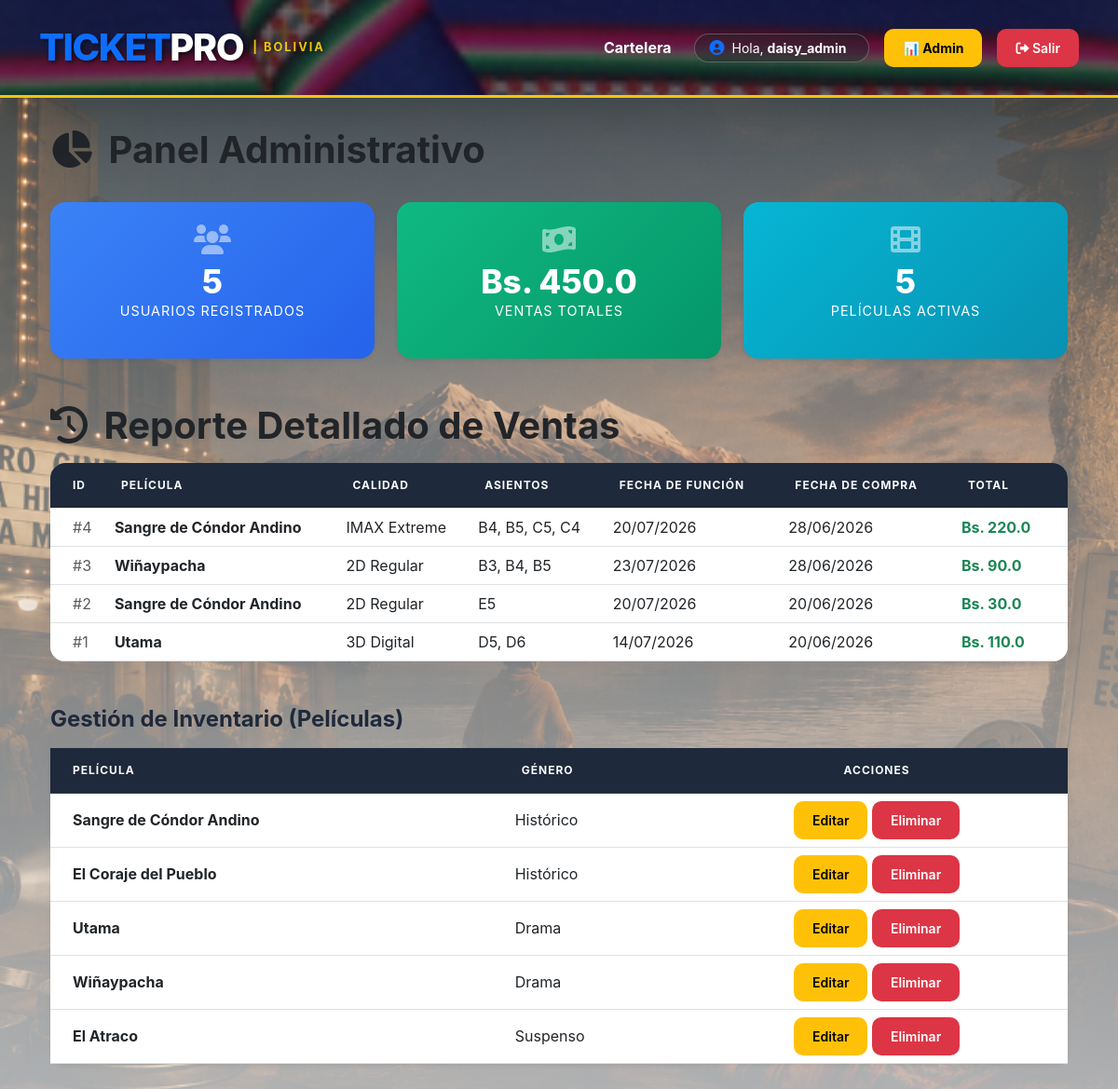
The app's page /admin/dashboard (signed in) with its own data.
### app/models.py (models this page shows, shortened)
class User(db.Model, UserMixin):
    id = db.Column(db.Integer, primary_key=True)
    username = db.Column(db.String(50), unique=True, nullable=False)
    password_hash = db.Column(db.String(128), nullable=False)
    role_id = db.Column(db.Integer, db.ForeignKey('role.id'), nullable=False)
    boletos = db.relationship('Boleto', backref='cliente', lazy=True)

class Boleto(db.Model):
    id = db.Column(db.Integer, primary_key=True)
    fecha_compra = db.Column(db.DateTime, default=datetime.utcnow)
    cantidad = db.Column(db.Integer, default=1)
    total = db.Column(db.Float, nullable=False)
    asiento = db.Column(db.String(10)) # Ejemplo: A-12
    calidad = db.Column(db.String(20)) # Ejemplo: 3D, IMAX
    user_id = db.Column(db.Integer, db.ForeignKey('user.id'), nullable=False)
    funcion_id = db.Column(db.Integer, db.ForeignKey('funcion.id'), nullable=False)

class Pelicula(db.Model):
    id = db.Column(db.Integer, primary_key=True)
    titulo = db.Column(db.String(100), nullable=False)
    sinopsis = db.Column(db.Text)
    duracion = db.Column(db.Integer)
    imagen_url = db.Column(db.String(500))
    genero_id = db.Column(db.Integer, db.ForeignKey('genero.id'), nullable=False)
    funciones = db.relationship('Funcion', backref='pelicula', lazy=True)

class Funcion(db.Model):
    id = db.Column(db.Integer, primary_key=True)
    horario = db.Column(db.DateTime, nullable=False)
    precio = db.Column(db.Float, nullable=False)
    pelicula_id = db.Column(db.Integer, db.ForeignKey('pelicula.id'), nullable=False)
    sala_id = db.Column(db.Integer, db.ForeignKey('sala.id'), nullable=False)
    boletos = db.relationship('Boleto', backref='funcion', lazy=True)

class Genero(db.Model):
    id = db.Column(db.Integer, primary_key=True)
    nombre = db.Column(db.String(50), unique=True, nullable=False)
    peliculas = db.relationship('Pelicula', backref='genero', lazy=True)

### app/admin/routes.py (the view)
@admin_bp.route('/dashboard')
@login_required
def dashboard():
    if current_user.role.nombre != 'Admin':
        abort(403)
    total_ventas = db.session.query(func.sum(Boleto.total)).scalar() or 0
    total_usuarios = User.query.count()
    total_peliculas = Pelicula.query.count()
    ultimas_ventas = Boleto.query.order_by(Boleto.fecha_compra.desc()).limit(5).all()
    todas_las_pelis = Pelicula.query.all()
    return render_template('admin/dashboard.html',
                           ventas=total_ventas,
                           users=total_usuarios,
                           pelis=total_peliculas,
                           recientes=ultimas_ventas,
                           peliculas_all=todas_las_pelis) # Pasamos la lista aquí

### app/templates/admin/dashboard.html (shortened to what this page needs)
{% extends 'base.html' %}
{% block content %}
<div class="container pb-5">
    <div class="d-flex align-items-center mb-4">
        <h2 class="fw-bolder text-dark display-6">
            <i class="fas fa-chart-pie me-2"></i>
            Panel Administrativo
        </h2>
    </div>
    <div class="row g-4 text-center">
        <div class="col-md-4">
            <div class="card card-stat bg-gradient-blue shadow-sm">
                <div class="card-body py-4">
                    <i class="fas fa-users fa-2x mb-2 opacity-50"></i>
                    <h3>{{ users }}</h3>
                    <p>Usuarios Registrados</p>
                </div>
            </div>
        </div>
        <div class="col-md-4">
            <div class="card card-stat bg-gradient-green shadow-sm">
                <div class="card-body py-4">
                    <i class="fas fa-money-bill-wave fa-2x mb-2 opacity-50"></i>
                    <h3>Bs. {{ ventas }}</h3>
                    <p>Ventas Totales</p>
                </div>
            </div>
        </div>
        <div class="col-md-4">
            <div class="card card-stat bg-gradient-cyan shadow-sm">
                <div class="card-body py-4">
                    <i class="fas fa-film fa-2x mb-2 opacity-50"></i>
                    <h3>{{ pelis }}</h3>
                    <p>Películas Activas</p>
                </div>
            </div>
        </div>
    </div>
    <h4 class="mt-5 mb-3 fw-bolder text-dark display-6">
        <i class="fas fa-history me-2"></i>
        Reporte Detallado de Ventas
    </h4>
    <div class="table-container">
        <table class="table table-hover align-middle mb-0">
            <thead>
                <tr>
                    <th class="ps-4">ID</th>
                    <th>Película</th>
                    <th>Calidad</th>
                    <th>Asientos</th>
                    <th>Fecha de Función</th>
                    <th>Fecha de Compra</th>
                    <th class="pe-4">Total</th>
                </tr>
            </thead>
            <tbody>
                {% for r in recientes %}
                <tr>
                    <td class="ps-4 text-muted">#{{ r.id }}</td>
                    <td><span class="fw-bold text-dark">{{ r.funcion.pelicula.titulo }}</span></td>
                    <td><span class="text-dark">{{ r.calidad }}</span></td>
                    <td class="text-dark">{{ r.asiento if r.asiento else 'S/A' }}</td>
                    <td>{{ r.funcion.horario.strftime('%d/%m/%Y') }}</td>
                    <td>{{ r.fecha_compra.strftime('%d/%m/%Y') }}</td>
                    <td class="pe-4 fw-bold text-success">Bs. {{ r.total }}</td>
                </tr>
                {% endfor %}
            </tbody>
        </table>
    </div>
    <h4 class="mt-5 mb-3 fw-bold">Gestión de Inventario (Películas)</h4>
    <div class="card shadow-sm border-0">
        <table class="table table-hover align-middle mb-0">
            <thead class="table-dark">
                <tr>
                    <th class="ps-4">Película</th>
                    <th>Género</th>
                    <th class="text-center">Acciones</th>
                </tr>
            </thead>
            <tbody>
                {% for p in peliculas_all %}
                <tr>
                    <td class="ps-4 fw-bold">{{ p.titulo }}</td>
                    <td>{{ p.genero.nombre }}</td>
                    <td class="text-center">
                        <a href="{{ url_for('admin.edit_movie', id=p.id) }}" class="btn btn-sm btn-warning">Editar</a>
                        <a href="{{ url_for('admin.delete_movie', id=p.id) }}" class="btn btn-sm btn-danger" onclick="return confirm('¿Seguro?')">Eliminar</a>
                    </td>
                </tr>
                {% endfor %}
            </tbody>
        </table>
    </div>
</div>
{% endblock %}

### app/templates/base.html (shortened to what this page needs)
<!DOCTYPE html>
<html lang="es">
<head>
    <link href="https://cdn.jsdelivr.net/npm/bootstrap@5.3.0/dist/css/bootstrap.min.css" rel="stylesheet">
    <link rel="stylesheet" href="https://cdnjs.cloudflare.com/ajax/libs/font-awesome/6.0.0/css/all.min.css">
    <link rel="stylesheet" href="{{ url_for('static', filename='css/style.css') }}">
</head>
<body>
    <nav class="navbar navbar-expand-lg navbar-dark shadow-lg navbar-awayo">
        <div class="container">
            <a class="navbar-brand titulo-gigante d-flex align-items-center" href="/">
                <span class="text-primary">TICKET</span><span class="text-white">PRO</span>
                <span class="text-bolivia-label d-none d-md-inline">| BOLIVIA</span>
            </a>
            <div class="collapse navbar-collapse" id="navbarNav">
                <div class="navbar-nav ms-auto gap-3 align-items-center">
                    <a class="nav-link text-white fw-bold" href="{{ url_for('movie.index') }}">Cartelera</a>
                    {% if current_user.is_authenticated %}
                        <div class="d-flex align-items-center bg-dark bg-opacity-50 rounded-pill px-3 py-1 border border-light border-opacity-25">
                            <i class="fas fa-user-circle text-primary me-2"></i>
                            <span class="text-white small me-2">Hola, <strong>{{ current_user.username }}</strong></span>
                        </div>
                        {% if current_user.role.nombre == 'Admin' %}
                            <a class="btn btn-warning btn-sm fw-bold" href="{{ url_for('admin.dashboard') }}">📊 Admin</a>
                        {% endif %}
                        <a class="btn btn-danger btn-sm" href="{{ url_for('auth.logout') }}">
                            <i class="fas fa-sign-out-alt"></i> Salir
                        </a>
                    {% else %}
                        <a class="btn btn-outline-light btn-sm px-4" href="{{ url_for('auth.login') }}">Ingresar</a>
                        <a class="btn btn-primary btn-sm px-4" href="{{ url_for('auth.register') }}">Registrarse</a>
                    {% endif %}
                </div>
            </div>
        </div>
    </nav>
    <div class="container mt-4">
        <main class="py-2">
            {% block content %}{% endblock %}
        </main>
    </div>
</body>
</html>

### app/static/css/style.css (style rules this page uses)
:root { --cine-azul: #007bff; --cine-oscuro: #0f172a; --cine-fondo: #f1f5f9; --cine-verde: #10b981; --bolivia-amarillo: #f1c40f; }
.navbar-awayo { background-image: linear-gradient(rgba(0, 0, 0, 0.6), rgba(0, 0, 0, 0.6)), url('/static/img/awayo2.png'); background-size: cover; background-position: center; border-bottom: 3px solid var(--bolivia-amarillo); padding: 1rem 0; box-shadow: 0 4px 15px rgba(0,0,0,0.3); }
.titulo-gigante { font-size: 2.5rem; font-weight: 800; letter-spacing: -1.5px; text-transform: uppercase; text-shadow: 2px 2px 4px rgba(0,0,0,0.5); }
.text-bolivia-label { color: var(--bolivia-amarillo); font-weight: bold; letter-spacing: 2px; font-size: 0.8rem; margin-left: 10px; }
.card { background-color: rgba(255, 255, 255, 0.95); backdrop-filter: blur(5px); border: 1px solid rgba(255, 255, 255, 0.3); border-radius: 15px; transition: transform 0.3s ease, box-shadow 0.3s ease; }
.btn { border-radius: 10px; font-weight: 600; padding: 10px 20px; transition: all 0.3s ease; border: none; }
.card-stat { border: none; border-radius: 16px; color: white; }
.card-stat h3 { font-size: 2.2rem; font-weight: 800; margin-bottom: 0; }
.card-stat p { font-size: 0.9rem; text-transform: uppercase; letter-spacing: 1px; }
.bg-gradient-blue { background: linear-gradient(135deg, #3b82f6 0%, #2563eb 100%); }
.bg-gradient-green { background: linear-gradient(135deg, #10b981 0%, #059669 100%); }
.bg-gradient-cyan { background: linear-gradient(135deg, #06b6d4 0%, #0891b2 100%); }
.table-container { background: rgba(255, 255, 255, 0.95); border-radius: 16px; overflow: hidden; box-shadow: 0 4px 15px rgba(27, 20, 87, 0.05); }
.table thead th { background-color: #1e293b; color: #f8fafc; text-transform: uppercase; font-size: 0.75rem; font-weight: 700; letter-spacing: 1px; padding: 15px; }
body { background: linear-gradient(rgba(240, 242, 245, 0.26), rgba(240, 242, 245, 0.732)), url('../img/mi_imagen.png'); background-size: cover; background-position: top; background-attachment: fixed; font-family: 'Inter', sans-serif; color: #1e293b; }

### records on screen
User: username "daisy_admin"
Boleto: id "4", funcion.pelicula.titulo "Sangre de Cóndor Andino", calidad "IMAX Extreme", asiento "B4, B5, C5, C4", funcion.horario "20/07/2026", fecha_compra "28/06/2026", total "220.0"
Boleto: id "3", funcion.pelicula.titulo "Wiñaypacha", calidad "2D Regular", asiento "B3, B4, B5", funcion.horario "23/07/2026", fecha_compra "28/06/2026", total "90.0"
Boleto: id "2", funcion.pelicula.titulo "Sangre de Cóndor Andino", calidad "2D Regular", asiento "E5", funcion.horario "20/07/2026", fecha_compra "20/06/2026", total "30.0"
Boleto: id "1", funcion.pelicula.titulo "Utama", calidad "3D Digital", asiento "D5, D6", funcion.horario "14/07/2026", fecha_compra "20/06/2026", total "110.0"
Pelicula: titulo "Sangre de Cóndor Andino", genero.nombre "Histórico"
Pelicula: titulo "El Coraje del Pueblo", genero.nombre "Histórico"
Pelicula: titulo "Utama", genero.nombre "Drama"
Pelicula: titulo "Wiñaypacha", genero.nombre "Drama"
Pelicula: titulo "El Atraco", genero.nombre "Suspenso"

### other values on screen
{{ users }} "5"
{{ ventas }} "450.0"
{{ pelis }} "5"
